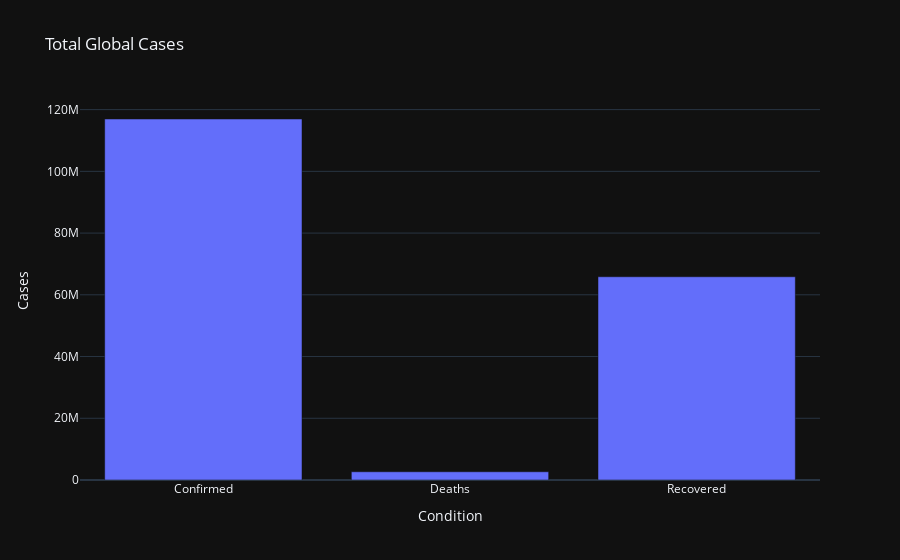

Notebook source saved alongside this figure:
### Code cell
import plotly.express as px
from data import totals_df

fig = px.bar(totals_df,
             title="Total Global Cases",
             x="condition",
             y="count",
             hover_data={
                 "count": ":,",
                 "condition": False
             },
             template="plotly_dark")
fig.update_layout(xaxis={"title": "Condition"}, yaxis={"title": "Cases"})
fig.show()

### Figure 1 — Plotly figure (JSON) as saved in the notebook; plotly's stock layout.template omitted (floating-point values rounded to 4 significant figures)
{"data": [{"alignmentgroup": "True", "hovertemplate": "count=%{y:,}<extra></extra>", "legendgroup": "", "marker": {"color": "#636efa", "pattern": {"shape": ""}}, "name": "", "offsetgroup": "", "orientation": "v", "showlegend": false, "textposition": "auto", "type": "bar", "x": ["Confirmed", "Deaths", "Recovered"], "xaxis": "x", "y": [116959445, 2665902, 65846042], "yaxis": "y"}], "layout": {"barmode": "relative", "legend": {"tracegroupgap": 0}, "title": {"text": "Total Global Cases"}, "xaxis": {"anchor": "y", "domain": [0, 1], "title": {"text": "Condition"}}, "yaxis": {"anchor": "x", "domain": [0, 1], "title": {"text": "Cases"}}}}
